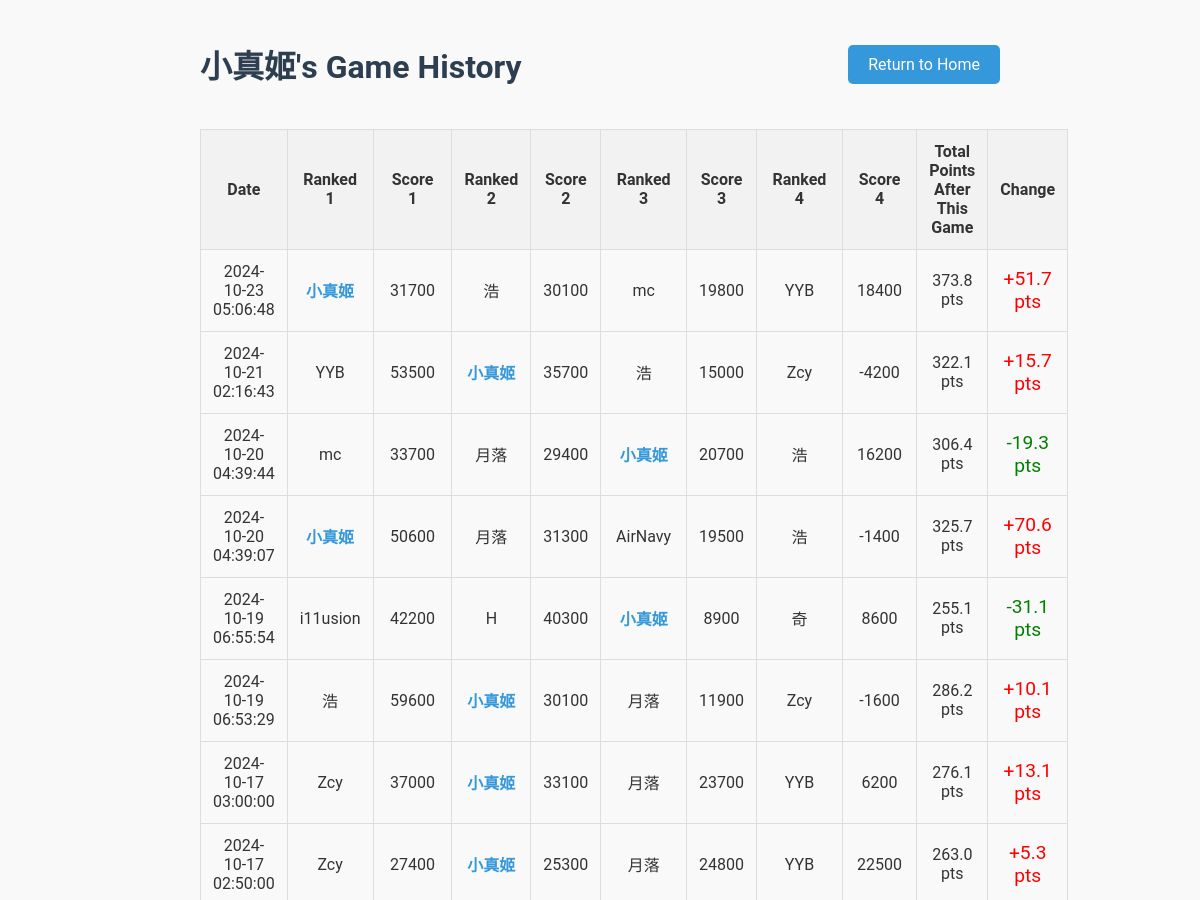
The page /player/小真姬 (upper part) on the database as committed earlier.
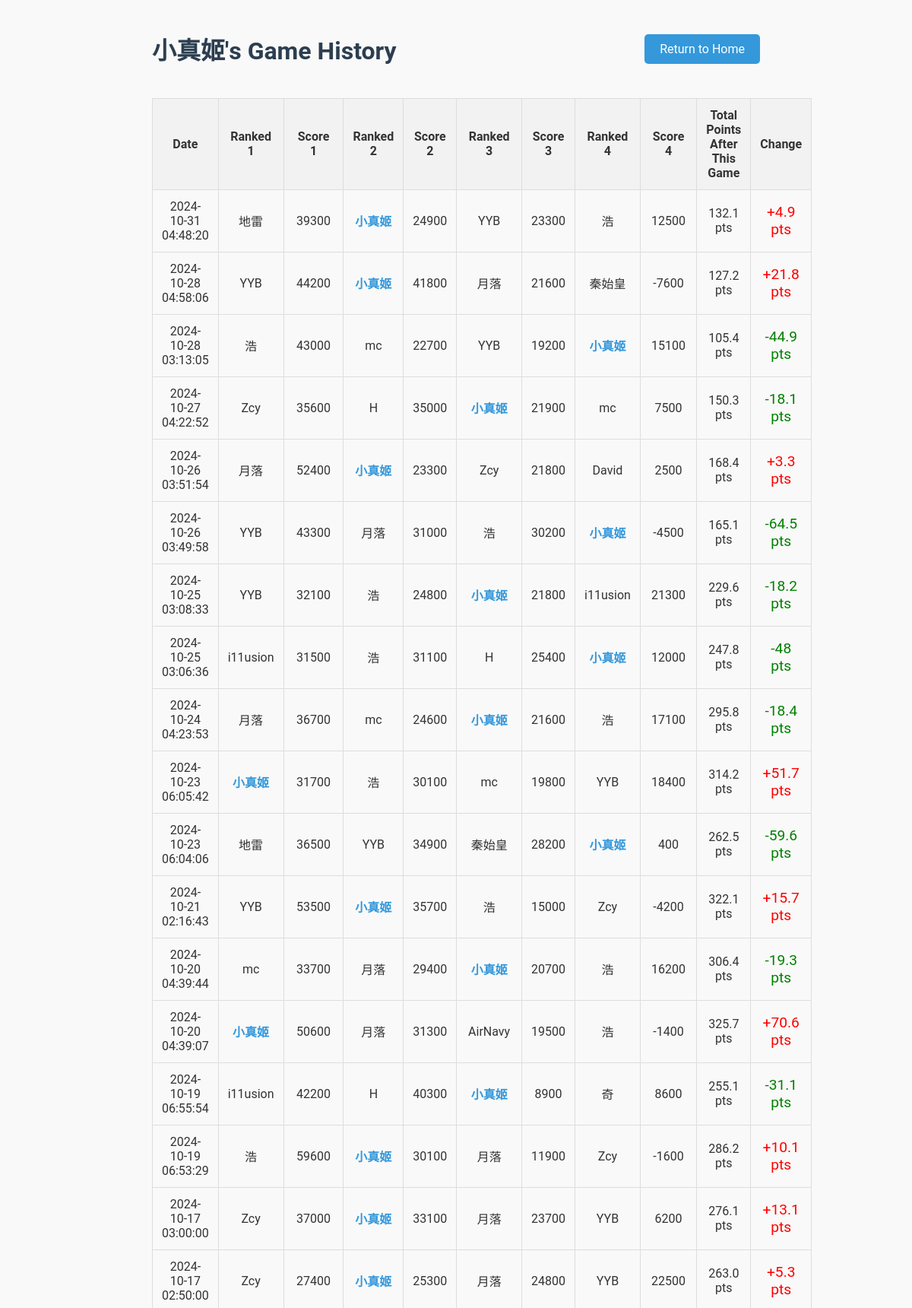
The same page on the database as committed later.
### tables this page shows
CREATE TABLE games (
    game_id INTEGER PRIMARY KEY AUTOINCREMENT,
    player1 TEXT NOT NULL,
    player2 TEXT NOT NULL,
    player3 TEXT NOT NULL,
    player4 TEXT NOT NULL,
    raw_score1 INTEGER NOT NULL,
    raw_score2 INTEGER NOT NULL,
    raw_score3 INTEGER NOT NULL,
    raw_score4 INTEGER NOT NULL,
    final_score1 INTEGER NOT NULL,
    final_score2 INTEGER NOT NULL,
    final_score3 INTEGER NOT NULL,
    final_score4 INTEGER NOT NULL,
    game_date TIMESTAMP DEFAULT CURRENT_TIMESTAMP
);

### app.py (the view)
@app.route("/player/<player_name>")
def player_statistics(player_name):
    player_name = unquote(player_name)  # Decode the URL-encoded player name
    conn = get_db_connection()
    cursor = conn.cursor()
    cursor.execute("""
    SELECT game_date, player1, player2, player3, player4,
           raw_score1, raw_score2, raw_score3, raw_score4,
           final_score1, final_score2, final_score3, final_score4
    FROM games
    WHERE ? IN (player1, player2, player3, player4)
    ORDER BY game_date DESC
    """, (player_name,))
    games = cursor.fetchall()
    running_total = 0
    processed_games = []
    for game in reversed(games):
        players_and_scores = [
            (game['player1'], game['raw_score1'], game['final_score1']),
            (game['player2'], game['raw_score2'], game['final_score2']),
            (game['player3'], game['raw_score3'], game['final_score3']),
            (game['player4'], game['raw_score4'], game['final_score4'])
        ]
        players_and_scores.sort(key=lambda x: x[2], reverse=True)  # Sort by final score
        current_game_points = None
        for player, raw_score, final_score in players_and_scores:
            if player == player_name:
                current_game_points = final_score
                break
        previous_total = running_total
        running_total += current_game_points  # Update cumulative points
        processed_games.append({
            'game_date': game['game_date'],
            'players_and_scores': players_and_scores,
            'point_change': round(current_game_points, 1),
            'previous_total': round(previous_total, 1),
            'total_points_after_game': round(running_total, 1)  # Round the running total
        })
    processed_games.reverse()
    conn.close()
    return render_template("player_statistics.html", player_name=player_name, games=processed_games)

### app.py (called while the page is built)
def get_db_connection():
    conn = sqlite3.connect('mahjong.db')
    conn.row_factory = sqlite3.Row  # Return rows as dictionaries
    return conn

### templates/player_statistics.html (shortened to what this page needs)
<!DOCTYPE html>
<html lang="en">
<head>
</head>
<body>
    <div class="container">
        <div class="header-row">
            <h1>{{ player_name }}'s Game History</h1>
            <div class="return-button">
                <a href="{{ url_for('home') }}">Return to Home</a>
            </div>
        </div>
        <table>
            <tr>
                <th>Date</th>
                <th>Ranked 1</th>
                <th>Score 1</th>
                <th>Ranked 2</th>
                <th>Score 2</th>
                <th>Ranked 3</th>
                <th>Score 3</th>
                <th>Ranked 4</th>
                <th>Score 4</th>
                <th>Total Points After This Game</th>
                <th>Change</th>
            </tr>
            {% for game in games %}
            <tr>
                <td>{{ game['game_date'] }}</td>
                {% for player, raw_score, final_score in game['players_and_scores'] %}
                <td class="{% if player == player_name %}player-highlight{% endif %}">
                    {{ player }}
                </td>
                <td>{{ raw_score }}</td>
                {% endfor %}
                <td>{{ '%.1f' % game['total_points_after_game'] }} pts</td>
                <td class="point-change {% if game['point_change'] > 0 %}positive-change{% else %}negative-change{% endif %}">
                    {% if game['point_change'] > 0 %}+{% endif %}{{ game['point_change'] }} pts
                </td>
            </tr>
            {% endfor %}
        </table>
    </div>
</body>
</html>

Rows that differ between the two databases and show on the page:
no longer on this page (row edited): games: game_date "2024-10-23 05:06:48", player1 "小真姬", raw_score1 "31700", player3 "浩", raw_score3 "30100", player2 "mc", raw_score2 "19800", player4 "YYB", raw_score4 "18400", total_points_after_game "373.8", point_change "51.7"
added games: game_date "2024-10-31 04:48:20", player4 "地雷", raw_score4 "39300", player3 "小真姬", raw_score3 "24900", player1 "YYB", raw_score1 "23300", player2 "浩", raw_score2 "12500", total_points_after_game "132.1", point_change "4.9"
added games: game_date "2024-10-28 04:58:06", player3 "YYB", raw_score3 "44200", player4 "小真姬", raw_score4 "41800", player2 "月落", raw_score2 "21600", player1 "秦始皇", raw_score1 "-7600", total_points_after_game "127.2", point_change "21.8"
added games: game_date "2024-10-28 03:13:05", player2 "浩", raw_score2 "43000", player3 "mc", raw_score3 "22700", player1 "YYB", raw_score1 "19200", player4 "小真姬", raw_score4 "15100", total_points_after_game "105.4", point_change "-44.9"
added games: game_date "2024-10-27 04:22:52", player4 "Zcy", raw_score4 "35600", player2 "H", raw_score2 "35000", player3 "小真姬", raw_score3 "21900", player1 "mc", raw_score1 "7500", total_points_after_game "150.3", point_change "-18.1"
added games: game_date "2024-10-26 03:51:54", player1 "月落", raw_score1 "52400", player2 "小真姬", raw_score2 "23300", player4 "Zcy", raw_score4 "21800", player3 "David", raw_score3 "2500", total_points_after_game "168.4", point_change "3.3"
added games: game_date "2024-10-26 03:49:58", player4 "YYB", raw_score4 "43300", player3 "月落", raw_score3 "31000", player1 "浩", raw_score1 "30200", player2 "小真姬", raw_score2 "-4500", total_points_after_game "165.1", point_change "-64.5"
added games: game_date "2024-10-25 03:08:33", player2 "YYB", raw_score2 "32100", player1 "浩", raw_score1 "24800", player4 "小真姬", raw_score4 "21800", player3 "i11usion", raw_score3 "21300", total_points_after_game "229.6", point_change "-18.2"
added games: game_date "2024-10-25 03:06:36", player2 "i11usion", raw_score2 "31500", player3 "浩", raw_score3 "31100", player1 "H", raw_score1 "25400", player4 "小真姬", raw_score4 "12000", total_points_after_game "247.8", point_change "-48"
added games: game_date "2024-10-24 04:23:53", player2 "月落", raw_score2 "36700", player1 "mc", raw_score1 "24600", player4 "小真姬", raw_score4 "21600", player3 "浩", raw_score3 "17100", total_points_after_game "295.8", point_change "-18.4"
added games: game_date "2024-10-23 06:05:42", player4 "小真姬", raw_score4 "31700", player1 "浩", raw_score1 "30100", player3 "mc", raw_score3 "19800", player2 "YYB", raw_score2 "18400", total_points_after_game "314.2", point_change "51.7"
added games: game_date "2024-10-23 06:04:06", player2 "地雷", raw_score2 "36500", player1 "YYB", raw_score1 "34900", player3 "秦始皇", raw_score3 "28200", player4 "小真姬", raw_score4 "400", total_points_after_game "262.5", point_change "-59.6"
